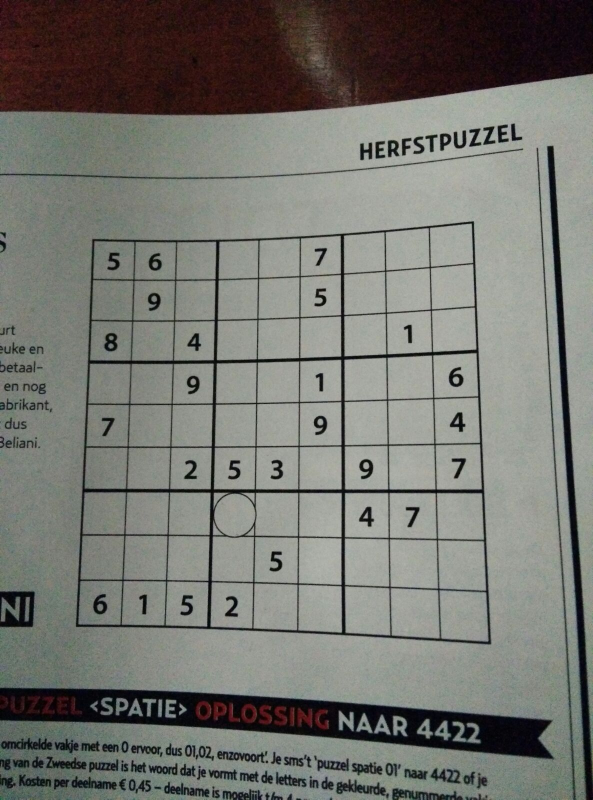
#> input picture raw_sudoku_images/s1.jpeg, 1186 x 1599 px (shown at 1/2 size)
$ python recognizeSudoku.py raw_sudoku_images/s1.jpeg   (Python 2 division)
#> lines starting #> are read from the running program, lines starting #| are printed output that depends on the picture; after the words box and inside, x2 and y2 are one past the last pixel; in counts of white or black regions, pixels touching at a corner belong together
import os
import sys
import numpy as np
import cv2
import random
from PIL import Image
import pytesseract

# detect and cut the biggest box in the image


def get_sudoku_box(image):
    gray = cv2.cvtColor(image, cv2.COLOR_BGR2GRAY)
    edges = cv2.Canny(gray, 50, 150, apertureSize=3)

    contours, hierarchy = cv2.findContours(
        edges, cv2.RETR_TREE, cv2.CHAIN_APPROX_SIMPLE)

    boxes = []
    biggest = bx = by = bw = bh = 0

    for cnt in contours:
        x, y, w, h = cv2.boundingRect(cnt)
        if(w*h) > biggest:
            bc = cnt
            biggest = w*h
            bx = x
            by = y
            bw = w
            bh = h

    # cv2.rectangle(gray,(bx,by),(bx+bw,by+bh),(0,255,0),2)
    sudokubox = image[by:by+bh, bx:bx+bw]
    return sudokubox

# get houghlines in the sudokubox


def get_sudoku_lines(sudokubox):
    canny = cv2.Canny(sudokubox, 50, 150, apertureSize=3)

    lin = []

    lines = cv2.HoughLines(canny, 1, np.pi/180, 200)
    for rho, theta in lines[0]:
        a = np.cos(theta)
        b = np.sin(theta)
        x0 = a*rho
        y0 = b*rho
        x1 = int(x0 + 1000*(-b))
        y1 = int(y0 + 1000*(a))
        x2 = int(x0 - 1000*(-b))
        y2 = int(y0 - 1000*(a))
        lin.append([x1, y1, x2, y2])

    return lin

# divide into horizontal and vertical lines and transforme lines to inside
# the image


def split_lines(lines, sudokubox):
    horizontal_lines = []
    vertical_lines = []

    for l in lines:
        x1, y1, x2, y2 = l
        dx = abs(x1-x2)
        dy = abs(y1-y2)
        if dx > dy:
            dx = (x1-x2)
            dy = (y1-y2)
            if dx == 0:
                rate = 0
            else:
                rate = float(dy)/float(dx)
            y1 = int(y1 - x1*rate)
            x1 = 0
            # which is the right size?
            y2 = int(y1 + sudokubox.shape[1]*rate)
            x2 = sudokubox.shape[1]
            horizontal_lines.append([x1, y1, x2, y2])

        else:
            dx = (x1-x2)
            dy = (y1-y2)
            if dx == 0:
                rate = 0
            else:
                rate = float(dx)/float(dy)
            x1 = int(x1 - y1*rate)
            y1 = 0
            # which is te right size?
            x2 = int(x1 + sudokubox.shape[0]*rate)
            y2 = sudokubox.shape[0]
            vertical_lines.append([x1, y1, x2, y2])

    return [horizontal_lines, vertical_lines]

# put lines into groups that belong to the same line


def group_lines(horizontal_lines, vertical_lines, sudokubox):

    horizontal_lines.sort(key=lambda x: x[1])
    prev = horizontal_lines[0][1]
    average = 0

    for hl in horizontal_lines:
        x1, y1, x2, y2 = hl
        average = average + abs(prev-y1)
        prev = y1
    average = average/len(horizontal_lines)

    hlinegroups = []
    first = 1
    group = []
    r = g = b = 0
    prev = horizontal_lines[0][1]
    for hl in horizontal_lines:
        x1, y1, x2, y2 = hl
        if abs(prev-y1) < average or first:
            first = 0
            group.append(hl)
        else:
            hlinegroups.append(group)
            group = []
            group.append(hl)
        prev = y1
    hlinegroups.append(group)

    vertical_lines.sort(key=lambda x: x[0])
    prev = vertical_lines[0][0]
    average = 0

    for vl in vertical_lines:
        x1, y1, x2, y2 = vl
        average = average + abs(prev-x1)
        prev = x1
    average = average/len(vertical_lines)

    vlinegroups = []
    first = 1
    prev = vertical_lines[0][0]
    group = []
    for vl in vertical_lines:
        x1, y1, x2, y2 = vl
        if abs(prev-x1) < average or first:
            first = 0
            group.append(vl)
        else:
            vlinegroups.append(group)
            group = []

            group.append(vl)
        prev = x1
    vlinegroups.append(group)

    return [hlinegroups, vlinegroups]

# take the average line of a group of lines


# [168 lines left out: functions average_line_groups, draw_lines, draw_boxes, intersect_lines, get_boxes, cut_boxes and 4 more, not called in this run]


def main():
    # read imagenames from the command line
    for image_name in sys.argv[1:]:
        print image_name
        image = cv2.imread(image_name)
#> image is the input picture: shape (1599, 1186, 3); mean B, G, R 112.5, 118.3, 117.9
        sudokubox = get_sudoku_box(image)
#> in get_sudoku_box, `gray = cv2.cvtColor(image, cv2.COLOR_BGR2GRAY)`:
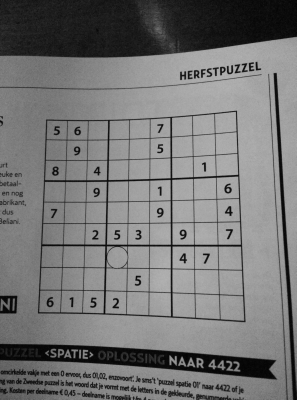
#> gray: shape (1599, 1186) (shown at 1/4 size); min 0, max 186, mean 117.5
#> in get_sudoku_box, `edges = cv2.Canny(gray, 50, 150, apertureSize=3)`:
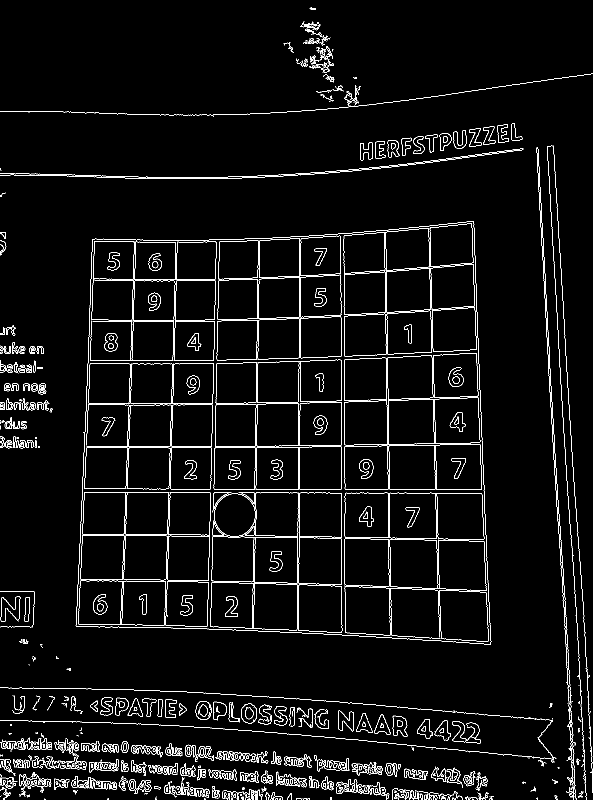
#> edges: shape (1599, 1186) (shown at 1/2 size); 3.9% white in thin lines or dots
#> in get_sudoku_box, `contours, hierarchy = cv2.findContours( edges, cv2.RETR_TREE, cv2.CHAI..`: contours = 1161 contours, 609 with area under 20; largest, box (x1, y1, x2, y2) and area: (151, 442, 983, 1289) 633022, (151, 442, 983, 1289) 633020, (156, 984, 422, 1251) 57986, (420, 984, 684, 1261) 53280, (433, 471, 683, 721) 50218
#> the loop in get_sudoku_box, `for cnt in contours:` made 1161 passes
#> (x, y, w, h, bc, biggest, bx, by) on pass 1: (944, 1597, 3, 2, [[944, 1597], [944, 1598], [946, 1598], [945, 1598]], 6, 944, 1597)
#> after the loop in get_sudoku_box, `for cnt in contours:`: bc = contour of 466 points, box (x1, y1, x2, y2) (151, 442, 983, 1289), area 633022; bh = 847; biggest = 704704; bw = 832; bx = 151; by = 442
#> in get_sudoku_box, `sudokubox = image[by:by+bh, bx:bx+bw]`:
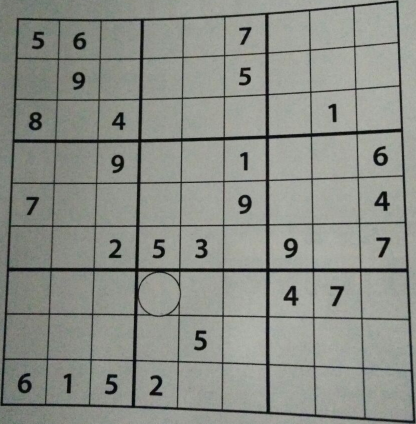
#> sudokubox: shape (847, 832, 3) (shown at 1/2 size); mean B, G, R 135, 141.6, 138.6
        lines = get_sudoku_lines(sudokubox)
#> in get_sudoku_lines, `canny = cv2.Canny(sudokubox, 50, 150, apertureSize=3)`:
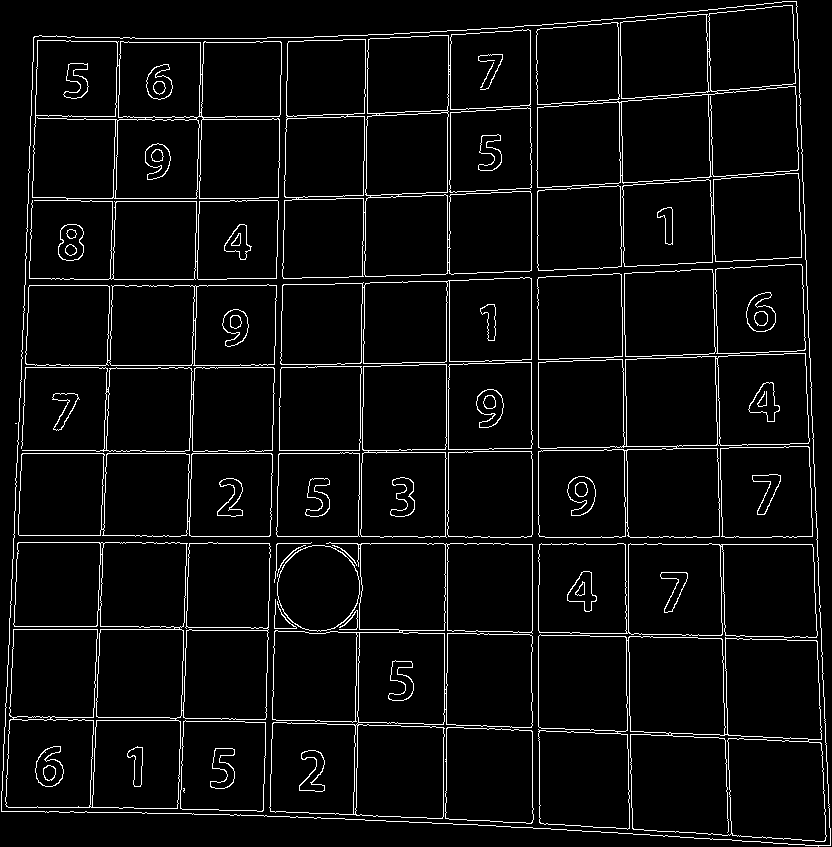
#> canny: shape (847, 832); 5% white in thin lines or dots
#> in get_sudoku_lines, `lines = cv2.HoughLines(canny, 1, np.pi/180, 200)`: lines = 61 rows, first 8: [119, 0.0349], [367, 0.0175], [122, 0.0349], [625, 1.59], [538, 0], [457, 1.55], [536, 1.57], [205, 0.0349]
#> the loop in get_sudoku_lines, `for rho, theta in lines[0]:` made 1 pass
#> (rho, theta, a, b, x0, y0, x1, y1) on pass 1: (119, 0.0349, 0.999, 0.0349, 118.9, 4.15, 84, 1003)
#> after the loop in get_sudoku_lines, `for rho, theta in lines[0]:`: lin = [[84, 1003, 153, -995]]
#> lines = [[84, 1003, 153, -995]]
        h, v = split_lines(lines, sudokubox)
#> the loop in split_lines, `for l in lines:` made 1 pass
#> (l, rate) on pass 1: ([84, 1003, 153, -995], -0.0345)
#> after the loop in split_lines, `for l in lines:`: horizontal_lines = []; vertical_lines = [[118, 0, 88, 847]]
#> h = []; v = [[118, 0, 88, 847]]
        hg, vg = group_lines(h, v, sudokubox)
        hl = average_line_groups(hg)
        vl = average_line_groups(vg)
        boxes = get_boxes(hl, vl)

        box_images = cut_boxes(boxes, sudokubox)

        mocksudoku, ocr_image = make_mock_sudoku(box_images)

        cv2.imwrite('output_ocr' + image_name, ocr_image)

        # read numbers from ocr_image
        sudoku_digits = pytesseract.image_to_string(
            Image.fromarray(ocr_image.astype(np.uint8)))
        sudoku_digits = list(unicode(sudoku_digits))
        sudoku_digits.reverse()

        # assemble the sudoku from numbers and the mock
        sudoku = assemble_sudoku(mocksudoku, sudoku_digits)

        # print the sudoku
        for i in xrange(9):
            for j in xrange(9):
                sys.stdout.write(unicode(sudoku[i*9+j]))
            sys.stdout.write('\n')

        r(unicode(sudoku))

        sudokubox = draw_boxes(boxes, sudokubox)
        cv2.imwrite('output' + image_name, sudokubox)

#> (the run stopped early here; a loop or call above may not have finished)

$ run again, on raw_sudoku_images/s3.jpeg
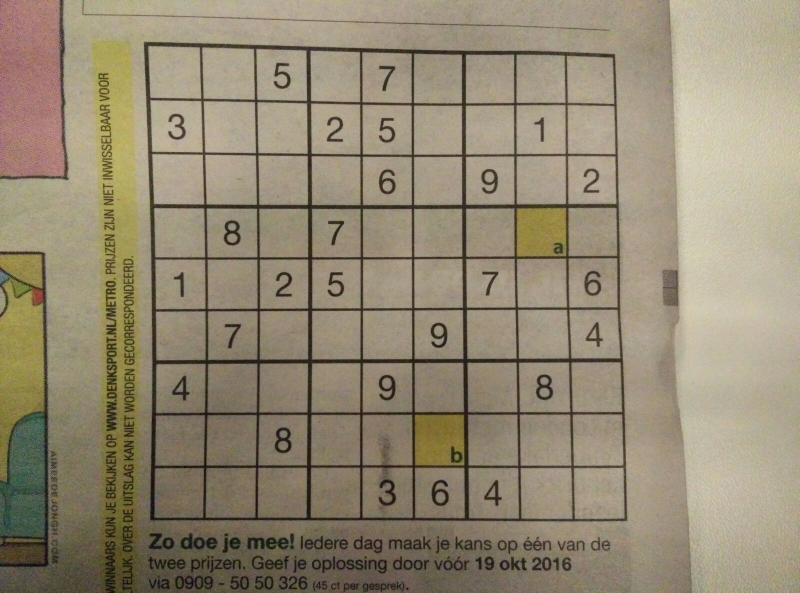
#> input picture raw_sudoku_images/s3.jpeg, 1599 x 1186 px (shown at 1/2 size)
#> in main, image is the input picture: shape (1186, 1599, 3); mean B, G, R 115.5, 137.6, 148.5
#> in get_sudoku_box, `edges = cv2.Canny(gray, 50, 150, apertureSize=3)`:
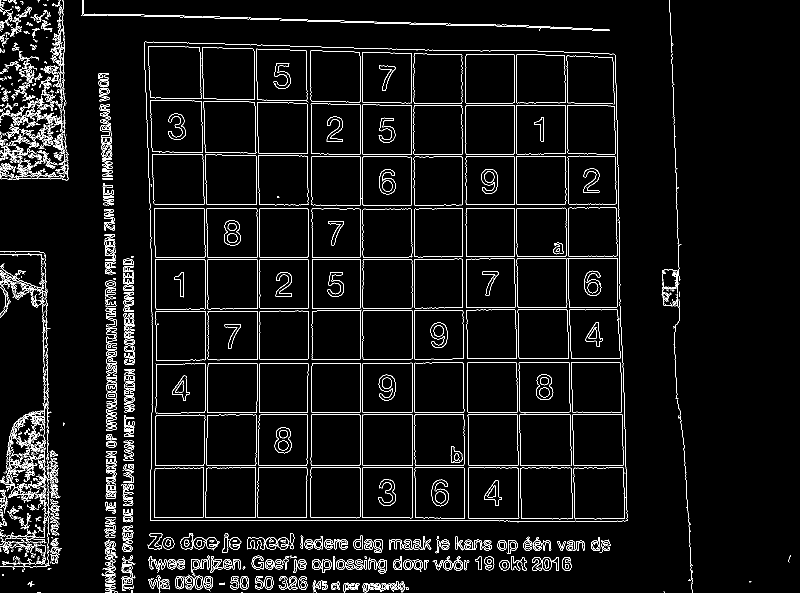
#> edges: shape (1186, 1599) (shown at 1/2 size); 4.7% white in thin lines or dots
#> contours = 1937 contours, 1107 with area under 20; largest, box (x1, y1, x2, y2) and area: (288, 83, 1255, 1043) 889723, (288, 83, 1255, 1043) 889716, (623, 312, 824, 411) 18988, (296, 92, 403, 198) 10574, (296, 92, 403, 198) 10572
#> the loop in get_sudoku_box, `for cnt in contours:` made 1937 passes
#> (x, y, w, h, bc, biggest, bx, by) on pass 1: (482, 1184, 4, 2, [[483, 1184], [482, 1185], [485, 1185], [484, 1184]], 8, 482, 1184)
#> after the loop in get_sudoku_box, `for cnt in contours:`: bc = contour of 444 points, box (x1, y1, x2, y2) (288, 83, 1255, 1043), area 889723; bh = 960; biggest = 928320; bw = 967; bx = 288; by = 83
#> in get_sudoku_lines, `canny = cv2.Canny(sudokubox, 50, 150, apertureSize=3)`:
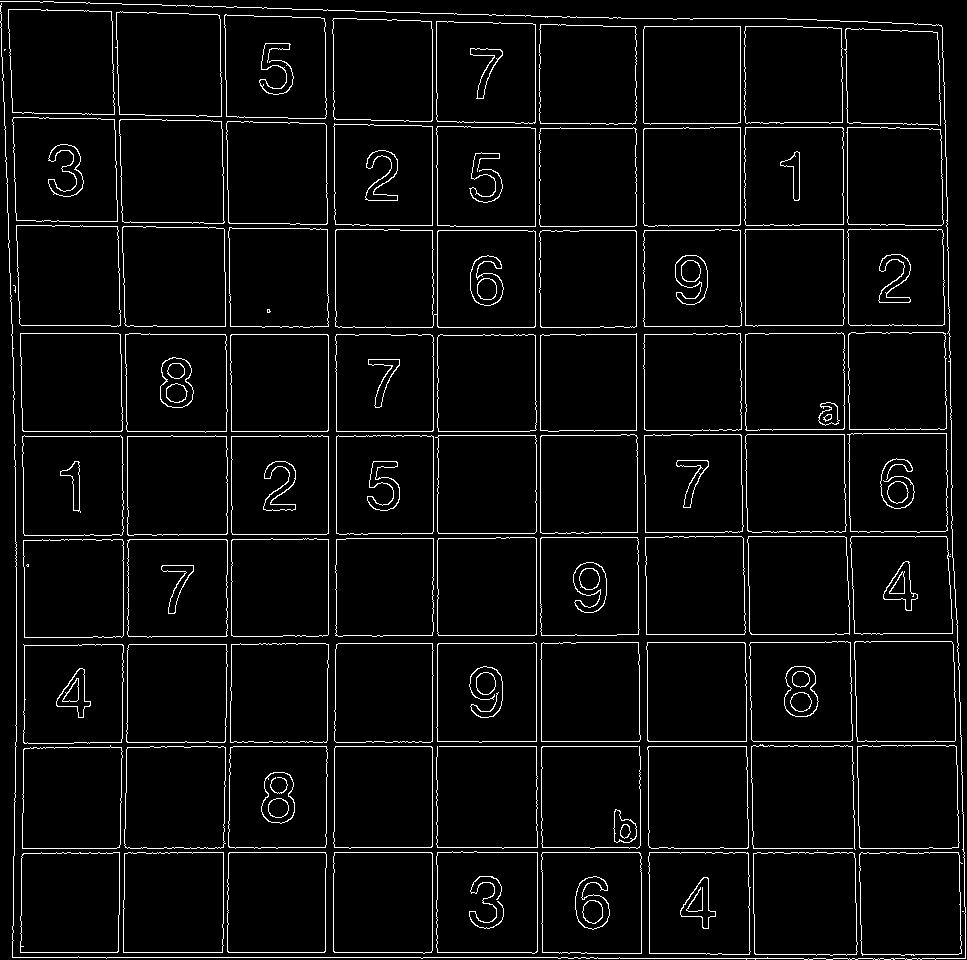
#> canny: shape (960, 967); 4.6% white in thin lines or dots
#> in get_sudoku_lines, `lines = cv2.HoughLines(canny, 1, np.pi/180, 200)`: lines = 66 rows, first 8: [852, 1.57], [746, 1.57], [437, 0], [432, 0], [741, 1.57], [957, 1.57], [952, 1.57], [431, 1.57]
#> the loop in get_sudoku_lines, `for rho, theta in lines[0]:` made 1 pass
#> (rho, theta, a, b, x0, y0, x1, y1) on pass 1: (852, 1.57, -4.37e-08, 1, -3.72e-05, 852, -1000, 851)
#> after the loop in get_sudoku_lines, `for rho, theta in lines[0]:`: lin = [[-1000, 851, 999, 852]]
#> the loop in split_lines, `for l in lines:` made 1 pass
#> (l, rate) on pass 1: ([-1000, 851, 999, 852], 0.0005)
#> after the loop in split_lines, `for l in lines:`: horizontal_lines = [[0, 851, 967, 851]]; vertical_lines = []
#> in main, `h, v = split_lines(lines, sudokubox)`: h = [[0, 851, 967, 851]]; v = []
#> in group_lines, `prev = horizontal_lines[0][1]`: prev = 851
#> the loop in group_lines, `for hl in horizontal_lines:` made 1 pass
#> (x1, y1, x2, y2, average, prev) on pass 1: (0, 851, 967, 851, 0, 851)
#> after the loop in group_lines, `for hl in horizontal_lines:`: average = 0
#> the loop in group_lines, `for hl in horizontal_lines:` made 1 pass
#> after the loop in group_lines, `for hl in horizontal_lines:`: hlinegroups = []

$ run again, on raw_sudoku_images/s4.jpeg
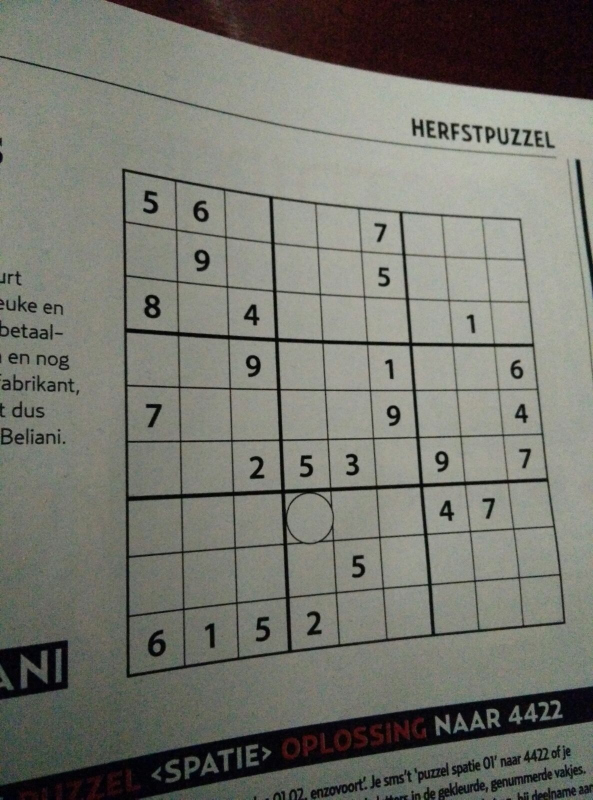
#> input picture raw_sudoku_images/s4.jpeg, 1186 x 1599 px (shown at 1/2 size)
#> in main, image is the input picture: shape (1599, 1186, 3); mean B, G, R 110.8, 119, 118.1
#> in get_sudoku_box, `edges = cv2.Canny(gray, 50, 150, apertureSize=3)`:
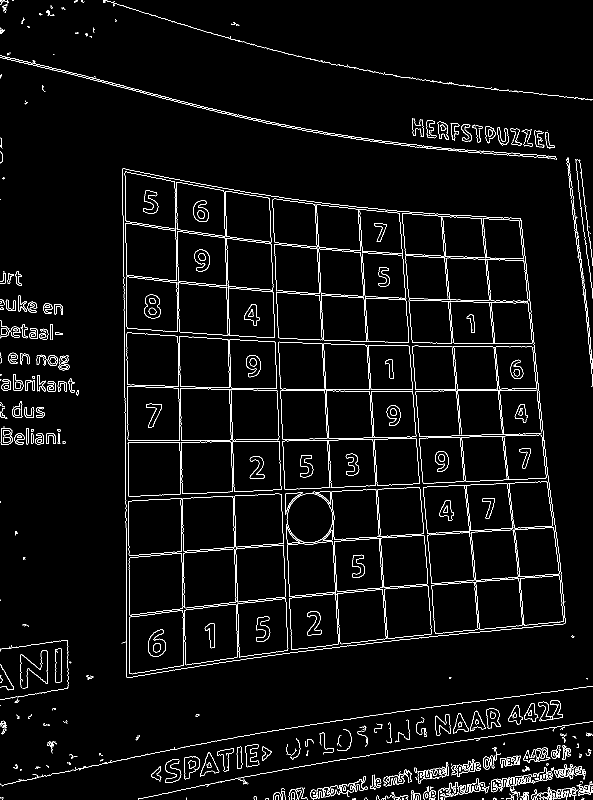
#> edges: shape (1599, 1186) (shown at 1/2 size); 3.4% white in thin lines or dots
#> contours = 859 contours, 439 with area under 20; largest, box (x1, y1, x2, y2) and area: (574, 1070, 864, 1300) 54773, (804, 426, 1065, 688) 46253, (258, 1197, 577, 1349) 33768, (252, 553, 550, 676) 28128, (846, 966, 1027, 1168) 23862
#> the loop in get_sudoku_box, `for cnt in contours:` made 859 passes
#> (x, y, w, h, bc, biggest, bx, by) on pass 1: (792, 1598, 3, 1, [[792, 1598], [794, 1598]], 3, 792, 1598)
#> after the loop in get_sudoku_box, `for cnt in contours:`: bc = contour of 1725 points, box (x1, y1, x2, y2) (244, 337, 1131, 1356), area 5642; bh = 1019; biggest = 903853; bw = 887; bx = 244; by = 337
#> in get_sudoku_lines, `canny = cv2.Canny(sudokubox, 50, 150, apertureSize=3)`:
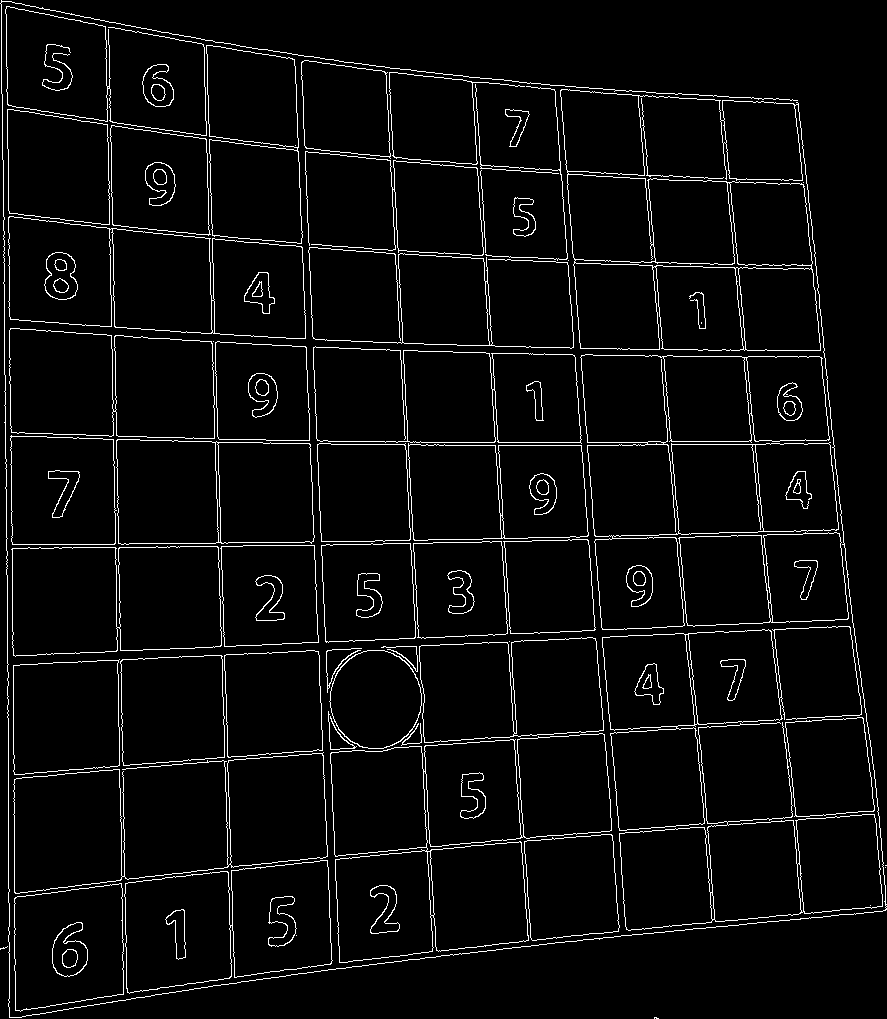
#> canny: shape (1019, 887); 4.2% white in thin lines or dots
#> in get_sudoku_lines, `lines = cv2.HoughLines(canny, 1, np.pi/180, 200)`: lines = 60 rows, first 8: [-384, 3.09], [-381, 3.09], [-109, 3.12], [-106, 3.12], [-464, 3.07], [-630, 3.05], [-201, 3.11], [-627, 3.05]
#> the loop in get_sudoku_lines, `for rho, theta in lines[0]:` made 1 pass
#> (rho, theta, a, b, x0, y0, x1, y1) on pass 1: (-384, 3.09, -0.999, 0.0523, 383.5, -20.1, 331, -1018)
#> after the loop in get_sudoku_lines, `for rho, theta in lines[0]:`: lin = [[331, -1018, 435, 978]]
#> the loop in split_lines, `for l in lines:` made 1 pass
#> (l, rate) on pass 1: ([331, -1018, 435, 978], 0.0521)
#> after the loop in split_lines, `for l in lines:`: horizontal_lines = []; vertical_lines = [[384, 0, 437, 1019]]
#> in main, `h, v = split_lines(lines, sudokubox)`: h = []; v = [[384, 0, 437, 1019]]
